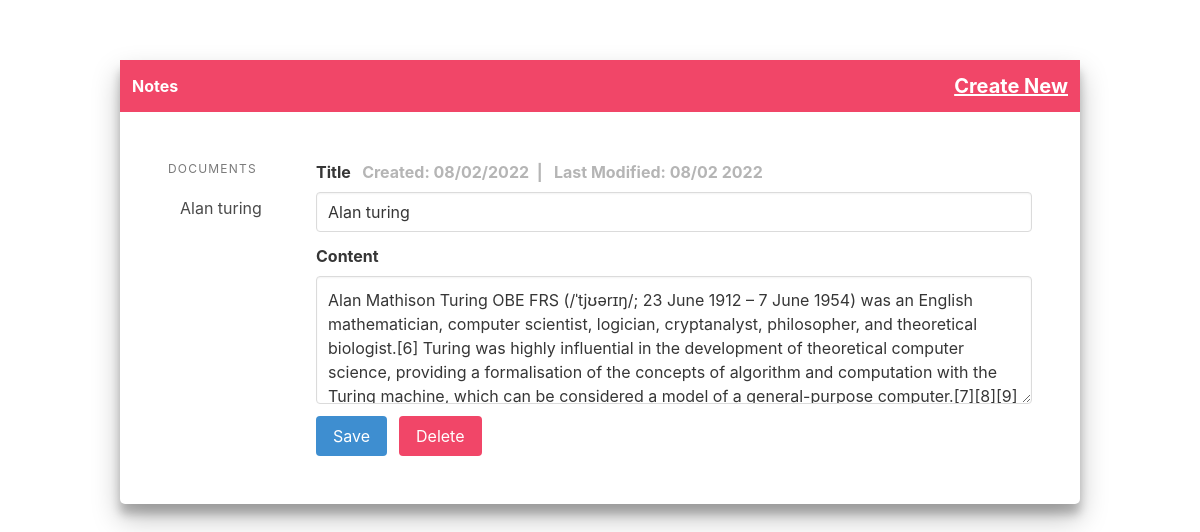
/editor/?docid=1, run on an earlier commit of the app's database.
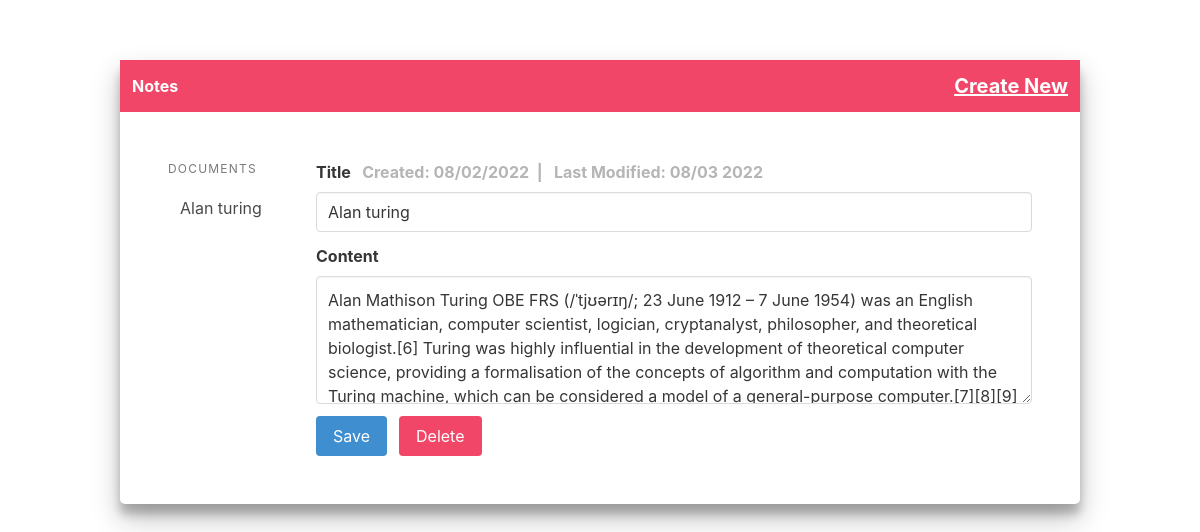
And on a later commit of the database.
### base/models.py (models this page shows)
class Document(models.Model):
    title = models.CharField(max_length=255)
    content = models.TextField(blank=True, null=True)
    created_at = models.DateTimeField(auto_now_add=True)
    modified_at = models.DateTimeField(auto_now=True)
    class Meta:
        ordering = ('title',)

### base/views.py (the view, shortened to what this page needs)
# urls.py: path('editor/', editor, name='editor'),
def editor(request):
    docid = int(request.GET.get('docid', 0))
    documents = Document.objects.all()
    if docid > 0:
        document = Document.objects.get(pk=docid)
    else:
        document = ''
    context = {
        'docid': docid,
        'documents': documents,
        'document': document
    }
    success_url=reverse_lazy('editor')
    return render(request, 'base/editor.html', context)

### base/templates/base/editor.html (shortened to what this page needs)
<!DOCTYPE html>
<html>
    <head>
        <link rel="stylesheet" href="https://cdn.jsdelivr.net/npm/bulma@0.9.0/css/bulma.min.css">
    </head>
    <body>
        <div class="maincontainer">
            <nav class="navbar is-danger">
                <div class="navbar-brand">
                    <a href="{% url 'editor' %}" class="navbar-item" style="font-weight: bold;">Notes</a>
                </div>
                <div class="navbar-menu">
                    <div class="navbar-end">
                        <a href="{% url 'editor' %}?docid=0" class="navbar-item" style="align-items:left; font-size:20px;font-weight: bold; text-decoration:underline;">Create New</a>
                    </div>
                </div>
            </nav>
            <section class="section">
                <div class="columns">
                    <div class="column is-2">
                        <aside class="menu">
                            <p class="menu-label">Documents</p>
                            <ul class="menu-list">
                                {% for doc in documents %}
                                    <li>
                                        <a href="{% url 'editor' %}?docid={{ doc.id }}">{{ doc.title }}</a>
                                    </li>
                                {% endfor %}
                            </ul>
                        </aside>
                    </div>
                    <div class="column is-10">
                        <form method="post" action="{% url 'editor' %}">
                            <div class="field">
                                <label class="label">
                                    Title
                                    {% if document %}
                                        <span class="has-text-grey-light">
                                            &nbsp;&nbsp;Created: {{ document.created_at|date:"m/d/Y" }}&nbsp;&nbsp;|
                                            &nbsp;&nbsp;Last Modified: {{ document.modified_at|date:"m/d Y" }}
                                        </span>
                                    {% endif %}
                                </label>
                                <div class="control">
                                    <input type="text" class="input" name="title" placeholder="Add a title to your note"{% if document %} value="{{ document.title }}"{% endif %}>
                                </div>
                            </div>
                            <div class="field">
                                <label class="label">Content</label>
                                <div class="control">
                                    <textarea class="textarea" name="content" placeholder="Content">{% if document %}{{ document.content }}{% endif %}</textarea>
                                </div>
                            </div>
                            <div class="field is-grouped">
                                <div class="control">
                                    <button class="button is-info">Save</button>
                                </div>
                                {% if document %}
                                    <div class="control">
                                        <a href="{% url 'delete_document' document.id %}" class="button is-danger">Delete</a>
                                    </div>
                                {% endif %}
                            </div>
                        </form>
                    </div>
                </div>
            </section>
        </div>
    </body>
</html>

### base/templates/base/editor.html (style rules this page uses)
.maincontainer { max-width: 80%; position: relative; height: 100%; margin: auto; margin-top: 5%; background-color: #fff; box-shadow: 0px 14px 28px rgba(0,0,0,.25), 0px 10px 10px rgba(0,0,0,.22); border-radius: 5px; }

What changed in the data, as far as the page shows it:
changed Document "Alan turing": modified_at "08/02 2022" → "08/03 2022"
